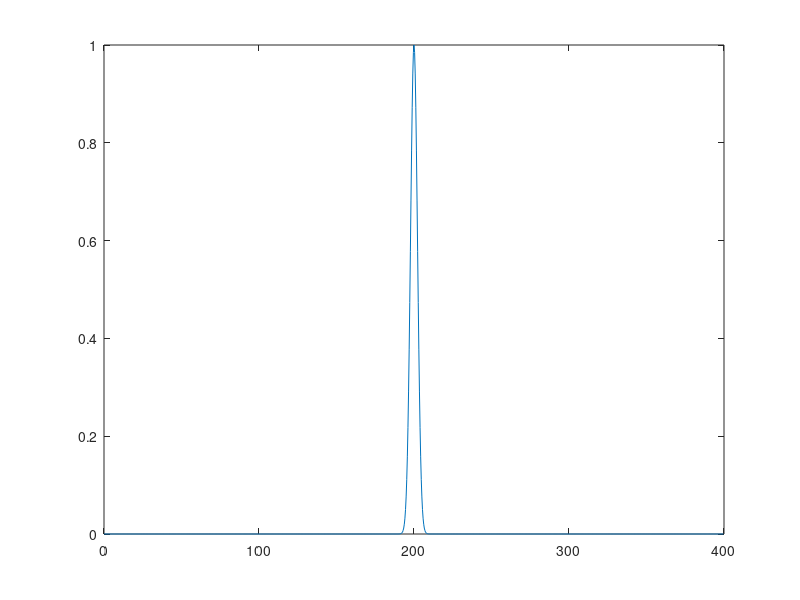

MATLAB code for this plot: (Note: this script raises an error after producing the figure.)
function []=solver()
close('all'); clc; clear all; clf

%To pass parameters to Au
global alpha2  beta2 Kh ph

% parameters for sinusoidal media, 
%   run coeff.m to get these values. 
ph=0.640000000000000;
Kh=1.25;
alpha2=0.013208894074369;
beta2=0.011033010870322;

dt=0.01;    %time step
tf=120;      %final time
td=0.5;     %time interval to display 

save_solution = 1; %flag to save solution
name_solution='solution.mat';

% physical domain
x_lower=0; x_upper=400;

mx=2^10; %Number of Fourier modes
Lx=x_upper-x_lower;
kx = (2*pi/Lx)*[0:(mx/2-1) (-mx/2):-1]; % Wavenumber vector in x

%discretized domain
dx = (x_upper-x_lower)/mx;
x = (0:(mx-1))*dx;

nit=floor(tf/dt); %number of iterations

%initial conditions
A=1;
x0=(x_upper-x_lower)/2;
varx=5;
s=A*exp(-(x-x0).^2/(2*varx)); %IC hom in y

u(1,:)=x.*0; %u
u(2,:)=s;   %sig

plot(x,s)
pause(2)

U(1,:)=s;
index=1;
for i=1:nit
    if(i*dt>=20 && i*dt<=21)
        u(:,1:end/2)=0;
    end
    disp('*********************************')
    disp('*********************************')
    disp(['Time step ' num2str(i) '. Time t=' num2str(i*dt)])
    % Four stages Runge-Kutta
    D1u=dt.*ps_discretization(u,kx);    
    D2u=dt.*ps_discretization(u+0.5*D1u,kx);
    D3u=dt.*ps_discretization(u+0.5*D2u,kx);
    D4u=dt.*ps_discretization(u+D3u,kx);
    u = u + (D1u+2*D2u+2*D3u+D4u)/6;
    if((i*dt-index*td)>=0)
        s=squeeze(u(2,:));
        plot(x,s)
        title(['t=' num2str(dt*i)]);
        U(index+1,:)=s;
        index=index+1;
        pause(0.1)        
    end
end
if save_solution == 1
    save(name_solution)
end
